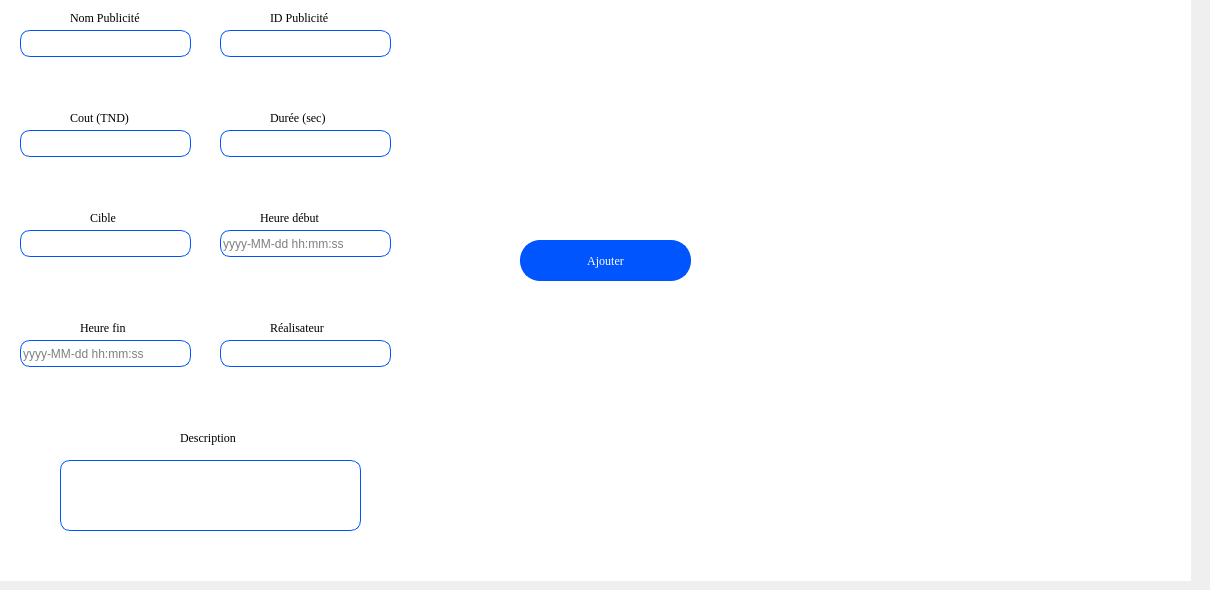
    <widget class="QWidget" name="tab">
     <attribute name="title">
      <string>Ajout</string>
     </attribute>
     <widget class="QWidget" name="widget_4" native="true">
      <property name="geometry">
       <rect>
        <x>-10</x>
        <y>0</y>
        <width>1201</width>
        <height>581</height>
       </rect>
      </property>
      <property name="styleSheet">
       <string notr="true">
background-color: rgb(255, 255, 255);</string>
      </property>
      <widget class="QLabel" name="label_23">
       <property name="geometry">
        <rect>
         <x>80</x>
         <y>10</y>
         <width>81</width>
         <height>16</height>
        </rect>
       </property>
       <property name="font">
        <font>
         <family>Times New Roman</family>
        </font>
       </property>
       <property name="text">
        <string>Nom Publicité</string>
       </property>
      </widget>
      <widget class="QLineEdit" name="lineEdit_nom">
       <property name="geometry">
        <rect>
         <x>30</x>
         <y>30</y>
         <width>171</width>
         <height>27</height>
        </rect>
       </property>
       <property name="styleSheet">
        <string notr="true">border-radius: 10px;
background-color: rgb(255, 255, 255);
border-color: rgb(16, 125, 105);

border: 1px solid #0055ff;
    width: 200px;
</string>
       </property>
      </widget>
      <widget class="QLabel" name="label_12">
       <property name="geometry">
        <rect>
         <x>280</x>
         <y>10</y>
         <width>81</width>
         <height>16</height>
        </rect>
       </property>
       <property name="font">
        <font>
         <family>Times New Roman</family>
        </font>
       </property>
       <property name="text">
        <string>ID Publicité</string>
       </property>
      </widget>
      <widget class="QLineEdit" name="lineEdit_ID">
       <property name="geometry">
        <rect>
         <x>230</x>
         <y>30</y>
         <width>171</width>
         <height>27</height>
        </rect>
       </property>
       <property name="styleSheet">
        <string notr="true">border-radius: 10px;
background-color: rgb(255, 255, 255);
border-color: rgb(16, 125, 105);

border: 1px solid #0055ff;
    width: 200px;
</string>
       </property>
      </widget>
      <widget class="QLabel" name="label_20">
       <property name="geometry">
        <rect>
         <x>80</x>
         <y>110</y>
         <width>111</width>
         <height>16</height>
        </rect>
       </property>
       <property name="font">
        <font>
         <family>Times New Roman</family>
        </font>
       </property>
       <property name="text">
        <string>Cout (TND)</string>
       </property>
      </widget>
      <widget class="QLineEdit" name="lineEdit_cout">
       <property name="geometry">
        <rect>
         <x>30</x>
         <y>130</y>
         <width>171</width>
         <height>27</height>
        </rect>
       </property>
       <property name="styleSheet">
        <string notr="true">border-radius: 10px;
background-color: rgb(255, 255, 255);
border-color: rgb(16, 125, 105);

border: 1px solid #0055ff;
    width: 200px;
</string>
       </property>
      </widget>
      <widget class="QLabel" name="label_28">
       <property name="geometry">
        <rect>
         <x>280</x>
         <y>110</y>
         <width>81</width>
         <height>16</height>
        </rect>
       </property>
       <property name="font">
        <font>
         <family>Times New Roman</family>
        </font>
       </property>
       <property name="text">
        <string>Durée (sec)</string>
       </property>
      </widget>
      <widget class="QLineEdit" name="lineEdit_duree">
       <property name="geometry">
        <rect>
         <x>230</x>
         <y>130</y>
         <width>171</width>
         <height>27</height>
        </rect>
       </property>
       <property name="styleSheet">
        <string notr="true">border-radius: 10px;
background-color: rgb(255, 255, 255);
border-color: rgb(16, 125, 105);

border: 1px solid #0055ff;
    width: 200px;
</string>
       </property>
      </widget>
      <widget class="QLabel" name="label_29">
       <property name="geometry">
        <rect>
         <x>100</x>
         <y>210</y>
         <width>101</width>
         <height>16</height>
        </rect>
       </property>
       <property name="font">
        <font>
         <family>Times New Roman</family>
        </font>
       </property>
       <property name="text">
        <string>Cible</string>
       </property>
      </widget>
      <widget class="QLineEdit" name="lineEdit_cible">
       <property name="geometry">
        <rect>
         <x>30</x>
         <y>230</y>
         <width>171</width>
         <height>27</height>
        </rect>
       </property>
       <property name="styleSheet">
        <string notr="true">border-radius: 10px;
background-color: rgb(255, 255, 255);
border-color: rgb(16, 125, 105);

border: 1px solid #0055ff;
    width: 200px;
</string>
       </property>
      </widget>
      <widget class="QLabel" name="label_13">
       <property name="geometry">
        <rect>
         <x>270</x>
         <y>210</y>
         <width>111</width>
         <height>16</height>
        </rect>
       </property>
       <property name="font">
        <font>
         <family>Times New Roman</family>
        </font>
       </property>
       <property name="text">
        <string>Heure début</string>
       </property>
      </widget>
      <widget class="QLabel" name="label_14">
       <property name="geometry">
        <rect>
         <x>90</x>
         <y>320</y>
         <width>111</width>
         <height>16</height>
        </rect>
       </property>
       <property name="font">
        <font>
         <family>Times New Roman</family>
        </font>
       </property>
       <property name="text">
        <string>Heure fin</string>
       </property>
      </widget>
      <widget class="QLabel" name="label_21">
       <property name="geometry">
        <rect>
         <x>280</x>
         <y>320</y>
         <width>81</width>
         <height>16</height>
        </rect>
       </property>
       <property name="font">
        <font>
         <family>Times New Roman</family>
        </font>
       </property>
       <property name="text">
        <string>Réalisateur</string>
       </property>
      </widget>
      <widget class="QLineEdit" name="lineEdit_realisateur">
       <property name="geometry">
        <rect>
         <x>230</x>
         <y>340</y>
         <width>171</width>
         <height>27</height>
        </rect>
       </property>
       <property name="styleSheet">
        <string notr="true">border-radius: 10px;
background-color: rgb(255, 255, 255);
border-color: rgb(16, 125, 105);

border: 1px solid #0055ff;
    width: 200px;
</string>
       </property>
      </widget>
      <widget class="QLabel" name="label_15">
       <property name="geometry">
        <rect>
         <x>190</x>
         <y>430</y>
         <width>111</width>
         <height>16</height>
        </rect>
       </property>
       <property name="font">
        <font>
         <family>Times New Roman</family>
        </font>
       </property>
       <property name="text">
        <string>Description</string>
       </property>
      </widget>
      <widget class="QPushButton" name="ajouter">
       <property name="geometry">
        <rect>
         <x>530</x>
         <y>240</y>
         <width>171</width>
         <height>41</height>
        </rect>
       </property>
       <property name="font">
        <font>
         <family>Times New Roman</family>
         <pointsize>9</pointsize>
         <weight>9</weight>
         <italic>false</italic>
         <bold>false</bold>
        </font>
       </property>
       <property name="styleSheet">
        <string notr="true">border-radius: 20px;
font: 75 9pt &quot;Times New Roman&quot;;
background-color: rgb(0, 85, 255);
color: rgb(255, 255, 255);
border: 2px solid #0055ff;
</string>
       </property>
       <property name="text">
        <string>Ajouter</string>
       </property>
      </widget>
      <widget class="QLineEdit" name="lineEditD">
       <property name="geometry">
        <rect>
         <x>230</x>
         <y>230</y>
         <width>171</width>
         <height>27</height>
        </rect>
       </property>
       <property name="styleSheet">
        <string notr="true">border-radius: 10px;
background-color: rgb(255, 255, 255);
border-color: rgb(16, 125, 105);

border: 1px solid #0055ff;
    width: 200px;
</string>
       </property>
       <property name="placeholderText">
        <string>yyyy-MM-dd hh:mm:ss</string>
       </property>
      </widget>
      <widget class="QLineEdit" name="lineEditF">
       <property name="geometry">
        <rect>
         <x>30</x>
         <y>340</y>
         <width>171</width>
         <height>27</height>
        </rect>
       </property>
       <property name="styleSheet">
        <string notr="true">border-radius: 10px;
background-color: rgb(255, 255, 255);
border-color: rgb(16, 125, 105);

border: 1px solid #0055ff;
    width: 200px;
</string>
       </property>
       <property name="text">
        <string/>
       </property>
       <property name="placeholderText">
        <string>yyyy-MM-dd hh:mm:ss</string>
       </property>
      </widget>
      <widget class="QLineEdit" name="lineEdit_description">
       <property name="geometry">
        <rect>
         <x>70</x>
         <y>460</y>
         <width>301</width>
         <height>71</height>
        </rect>
       </property>
       <property name="styleSheet">
        <string notr="true">border-radius: 10px;
background-color: rgb(255, 255, 255);
border-color: rgb(16, 125, 105);

border: 1px solid #0055ff;
    width: 200px;
</string>
       </property>
      </widget>
     </widget>
    </widget>
